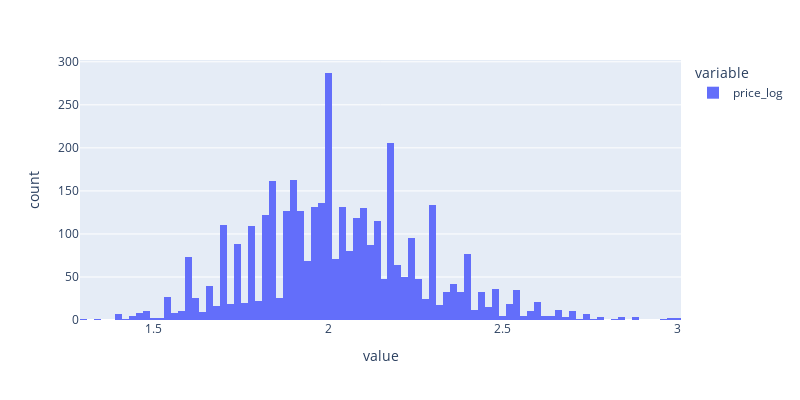

Notebook source saved alongside this figure:
### Code cell
fig = px.histogram(dataset["price_log"], width=800, height=400)
fig.show()

### Figure 1 — Plotly figure (JSON) as saved in the notebook; plotly's stock layout.template omitted (floating-point values rounded to 4 significant figures; data arrays with more than 128 entries replaced by an {"elided": "..."} marker saying what was removed)
{"data": [{"alignmentgroup": "True", "bingroup": "x", "hovertemplate": "variable=price_log<br>value=%{x}<br>count=%{y}<extra></extra>", "legendgroup": "price_log", "marker": {"color": "#636efa", "pattern": {"shape": ""}}, "name": "price_log", "offsetgroup": "price_log", "orientation": "v", "showlegend": true, "type": "histogram", "x": {"elided": "3818 float values"}, "xaxis": "x", "yaxis": "y"}], "layout": {"barmode": "relative", "height": 400, "legend": {"title": {"text": "variable"}, "tracegroupgap": 0}, "margin": {"t": 60}, "width": 800, "xaxis": {"anchor": "y", "domain": [0, 1], "title": {"text": "value"}}, "yaxis": {"anchor": "x", "domain": [0, 1], "title": {"text": "count"}}}}
